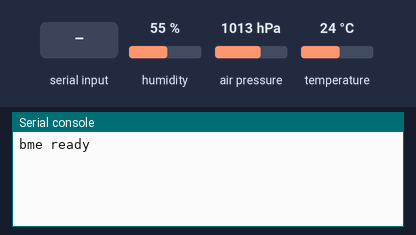
A program run on a simulated ESP32 board running MicroPython. Parts: the last lines printed to the serial console. The inputs (shaded band) are chosen by the test bench; at power-on: humidity 55 %, air pressure 1013 hPa, temperature 24 °C.

Above: at 1.2 s.
1.3 s: "1" typed at the serial console, then Enter
At 2.6 s:
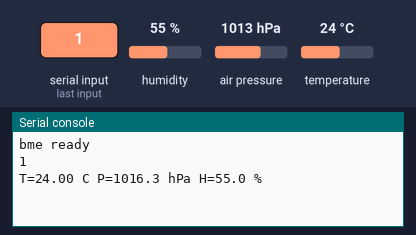
2.9 s: "0" typed at the serial console, then Enter
At 3.03 s:
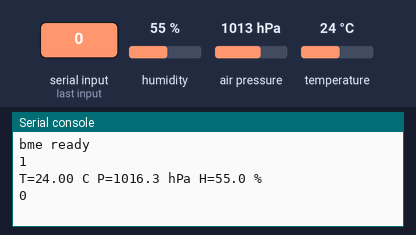

Measured:
- after the input at 1.3 s, the serial console: prints a new line at once (image 1)
- after the input at 2.9 s, the serial console: prints a new line at once (image 2)

The program:

solution.py
```python
# BME280 meteo read (golden): one forced-mode measurement per received line.
# Compensation formulas are the proven live-bench ones (tmp/meteo_main.py):
# P4*65536 is added AFTER the /4, humidity result is (v>>12)/1024.
import struct
import time

from machine import Pin, SoftI2C

ADDR = 0x76

i2c = SoftI2C(scl=Pin(22), sda=Pin(21), freq=400000)


def bme_read(ic, a=ADDR):
    ic.writeto_mem(a, 0xF2, bytes([1]))  # humidity oversampling x1
    ic.writeto_mem(a, 0xF4, bytes([39]))  # temp x1, pressure x8, forced mode
    time.sleep(0.15)  # worst-case measurement time of this configuration
    d = ic.readfrom_mem(a, 0xF7, 8)
    p_raw = (d[0] << 12) | (d[1] << 4) | (d[2] >> 4)
    t_raw = (d[3] << 12) | (d[4] << 4) | (d[5] >> 4)
    h_raw = (d[6] << 8) | d[7]
    c = ic.readfrom_mem(a, 0x88, 26)
    T1, T2, T3, P1, P2, P3, P4, P5, P6, P7, P8, P9 = struct.unpack('<HhhHhhhhhhhh', c[:24])
    H1 = c[25]
    e = ic.readfrom_mem(a, 0xE1, 7)
    H2 = struct.unpack('<h', e[0:2])[0]
    H3 = e[2]
    H4 = (e[3] << 4) | (e[4] & 0x0F)
    if H4 > 2047: H4 -= 4096
    H5 = (e[5] << 4) | (e[4] >> 4)
    if H5 > 2047: H5 -= 4096
    H6 = struct.unpack('<b', e[6:7])[0]
    v1 = ((t_raw >> 3) - (T1 << 1)) * T2 >> 11
    v2 = (((t_raw >> 4) - T1) * ((t_raw >> 4) - T1) >> 12) * T3 >> 14
    tf = v1 + v2
    T = (tf * 5 + 128) >> 8
    f1 = tf / 2.0 - 64000.0
    f2 = (f1 * f1 * P6 / 32768.0 + f1 * P5 * 2.0) / 4.0 + P4 * 65536.0
    f3 = P3 * f1 * f1 / 524288.0
    f1 = (f3 + P2 * f1) / 524288.0
    f1 = (1.0 - f1 / 32768.0) * P1
    P = 0.0
    if f1 != 0:
        P = 1048576.0 - p_raw
        P = (P - f2 / 4096.0) * 6250.0 / f1
        v1 = P9 * P * P / 2147483648.0
        v2 = P * P8 / 32768.0
        P = P + (v1 + v2 + P7) / 16.0
    v = tf - 76800
    v = ((((h_raw << 14) - (H4 << 20) - (H5 * v)) + 16384) >> 15) * ((((((v * H6) >> 10) * (((v * H3) >> 11) + 32768)) >> 10) + 2097152) * H2 + 8192) >> 14
    v = v - (((((v >> 15) * (v >> 15)) >> 7) * H1) >> 4)
    v = max(v, 0)
    v = min(v, 419430400)
    H = (v >> 12) / 1024.0
    return T / 100.0, P / 100.0, H


print('bme ready')
while True:
    if not input().strip():
        continue
    try:
        t, p, h = bme_read(i2c)
        print(f'T={t:.2f} C P={p:.1f} hPa H={h:.1f} %')
    except OSError as e:
        print('BME ERR', e)
```
